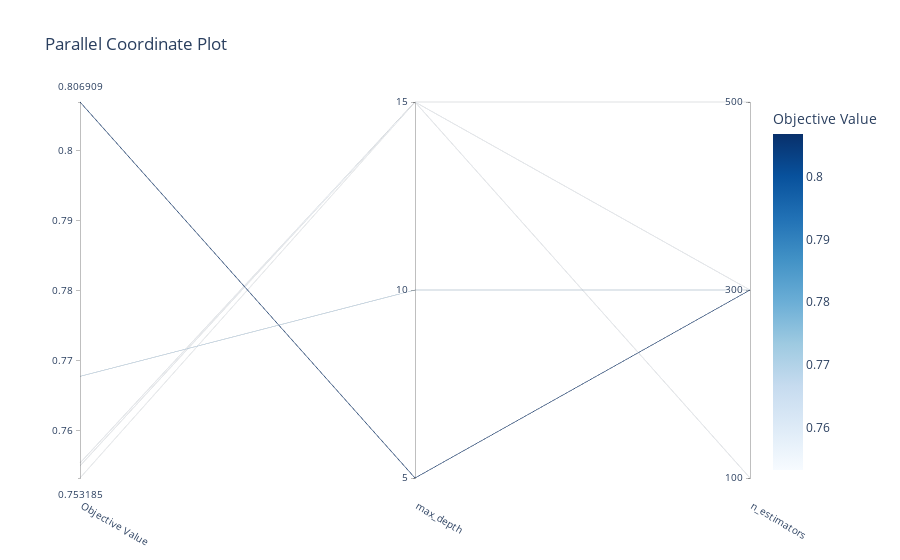

The notebook cell saved with this chart:
### Markdown cell above
### Visualization of hyperparameter relationships

### Code cell
optuna.visualization.plot_parallel_coordinate(study, params=[params for params in study.best_params])

### Figure 1 — Plotly figure (JSON) as saved in the notebook; plotly's stock layout.template omitted (floating-point values rounded to 4 significant figures)
{"data": [{"dimensions": [{"label": "Objective Value", "range": [0.7532, 0.8069], "values": [0.8069, 0.7677, 0.7549, 0.7553, 0.7532]}, {"label": "max_depth", "range": [0, 2], "ticktext": ["5", "10", "15"], "tickvals": [0, 1, 2], "values": [0, 1, 2, 2, 2]}, {"label": "n_estimators", "range": [0, 2], "ticktext": ["100", "300", "500"], "tickvals": [0, 1, 2], "values": [1, 1, 0, 1, 2]}], "labelangle": 30, "labelside": "bottom", "line": {"color": [0.8069, 0.7677, 0.7549, 0.7553, 0.7532], "colorbar": {"title": {"text": "Objective Value"}}, "colorscale": [[0, "rgb(247,251,255)"], [0.125, "rgb(222,235,247)"], [0.25, "rgb(198,219,239)"], [0.375, "rgb(158,202,225)"], [0.5, "rgb(107,174,214)"], [0.625, "rgb(66,146,198)"], [0.75, "rgb(33,113,181)"], [0.875, "rgb(8,81,156)"], [1, "rgb(8,48,107)"]], "reversescale": false, "showscale": true}, "type": "parcoords"}], "layout": {"title": {"text": "Parallel Coordinate Plot"}}}
